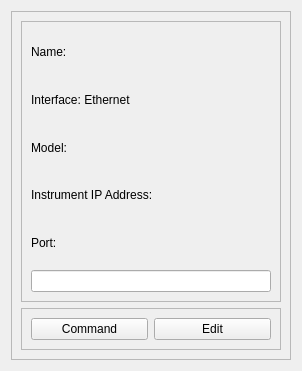
<?xml version="1.0" encoding="UTF-8"?>
<ui version="4.0">
 <class>Form</class>
 <widget class="QWidget" name="Form">
  <property name="geometry">
   <rect>
    <x>0</x>
    <y>0</y>
    <width>302</width>
    <height>371</height>
   </rect>
  </property>
  <property name="windowTitle">
   <string>Form</string>
  </property>
  <layout class="QHBoxLayout" name="horizontalLayout_2">
   <item>
    <widget class="QFrame" name="frame_3">
     <property name="frameShape">
      <enum>QFrame::StyledPanel</enum>
     </property>
     <property name="frameShadow">
      <enum>QFrame::Plain</enum>
     </property>
     <property name="lineWidth">
      <number>1</number>
     </property>
     <layout class="QVBoxLayout" name="verticalLayout_2">
      <item>
       <widget class="QFrame" name="frame">
        <property name="frameShape">
         <enum>QFrame::StyledPanel</enum>
        </property>
        <property name="frameShadow">
         <enum>QFrame::Raised</enum>
        </property>
        <layout class="QVBoxLayout" name="verticalLayout">
         <item>
          <widget class="QLabel" name="nameLabel">
           <property name="text">
            <string>Name:</string>
           </property>
          </widget>
         </item>
         <item>
          <widget class="QLabel" name="label_8">
           <property name="text">
            <string>Interface: Ethernet</string>
           </property>
          </widget>
         </item>
         <item>
          <widget class="QLabel" name="modelLabel">
           <property name="text">
            <string>Model:</string>
           </property>
          </widget>
         </item>
         <item>
          <widget class="QLabel" name="instrumentIPLabel">
           <property name="text">
            <string>Instrument IP Address:</string>
           </property>
          </widget>
         </item>
         <item>
          <widget class="QLabel" name="portLabel">
           <property name="text">
            <string>Port:</string>
           </property>
          </widget>
         </item>
         <item>
          <widget class="QLineEdit" name="connectionLineEdit">
           <property name="readOnly">
            <bool>true</bool>
           </property>
          </widget>
         </item>
        </layout>
       </widget>
      </item>
      <item>
       <widget class="QFrame" name="frame_2">
        <property name="sizePolicy">
         <sizepolicy hsizetype="Preferred" vsizetype="Maximum">
          <horstretch>0</horstretch>
          <verstretch>0</verstretch>
         </sizepolicy>
        </property>
        <property name="frameShape">
         <enum>QFrame::StyledPanel</enum>
        </property>
        <property name="frameShadow">
         <enum>QFrame::Raised</enum>
        </property>
        <layout class="QHBoxLayout" name="horizontalLayout">
         <item>
          <widget class="QPushButton" name="commandButton">
           <property name="text">
            <string>Command</string>
           </property>
          </widget>
         </item>
         <item>
          <widget class="QPushButton" name="editButton">
           <property name="text">
            <string>Edit</string>
           </property>
          </widget>
         </item>
        </layout>
       </widget>
      </item>
     </layout>
    </widget>
   </item>
  </layout>
 </widget>
 <resources/>
 <connections/>
</ui>
